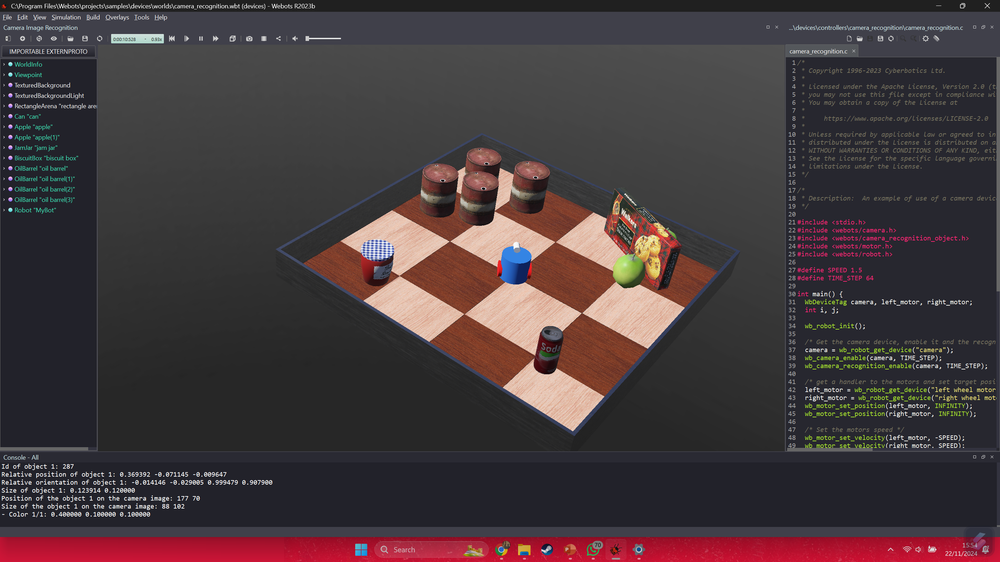
#> input picture week 9/camera_image_recognition.png, 1000 x 562 px, shrunk from 2880 x 1620 before the run, found by its file name
$ jupyter execute Arya_Putra_1103213099_week11.ipynb
#> lines starting #> are read from the running program, lines starting #| are printed output that depends on the picture; after the words box and inside, x2 and y2 are one past the last pixel; in counts of white or black regions, pixels touching at a corner belong together
[cell 1]
from google.colab import files
import cv2
import numpy as np
import matplotlib.pyplot as plt

# Unggah gambar
uploaded = files.upload()
#> the answer given: camera_image_recognition.png
filename = list(uploaded.keys())[0]

# Load gambar
image = cv2.imread(filename, cv2.IMREAD_GRAYSCALE)
#> image: shape (562, 1000); min 0, max 255, mean 60.9

# Deteksi tepi menggunakan Canny
edges = cv2.Canny(image, 50, 150)
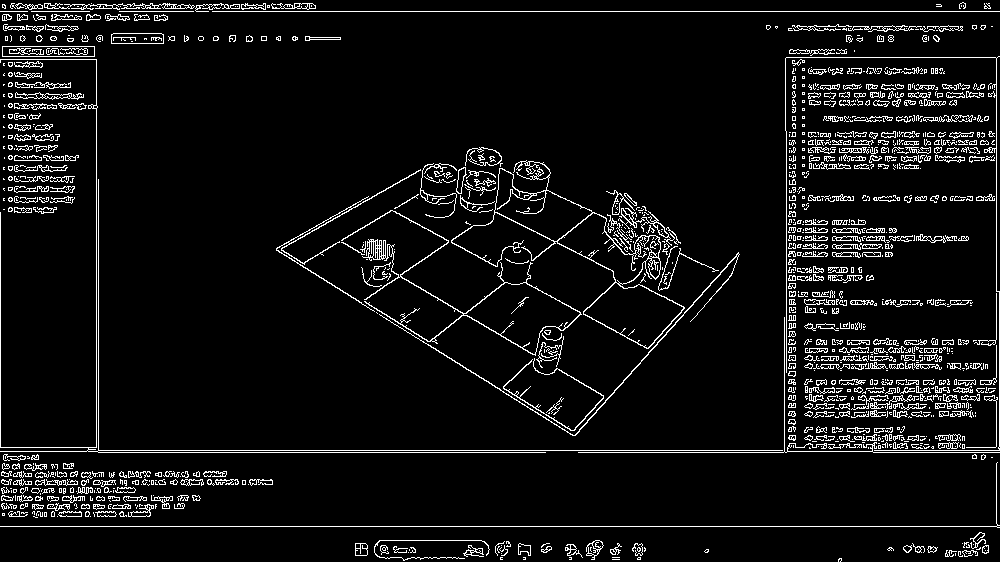
#> edges: shape (562, 1000); 6.6% white in thin lines or dots

# Deteksi garis menggunakan Hough Transform
lines = cv2.HoughLines(edges, 1, np.pi/180, 100)
#> lines = 1297 rows, first 8: [526, 1.57], [11, 1.57], [450, 1.57], [452, 1.57], [996, 0], [96, 0], [718, 0.733], [98, 0]

# Gambar garis pada gambar asli
output = cv2.cvtColor(image, cv2.COLOR_GRAY2BGR)
if lines is not None:
    for line in lines:
        rho, theta = line[0]
        a, b = np.cos(theta), np.sin(theta)
        x0, y0 = a * rho, b * rho
        x1, y1 = int(x0 + 1000 * (-b)), int(y0 + 1000 * a)
        x2, y2 = int(x0 - 1000 * (-b)), int(y0 - 1000 * a)
        cv2.line(output, (x1, y1), (x2, y2), (0, 255, 0), 2)
#> this loop made 1297 passes
#> (rho, theta, a, b, x0, y0, x1, y1) on passes 1 to 3: (526, 1.57, -4.37e-08, 1, -2.3e-05, 526, -1000, 525), (11, 1.57, -4.37e-08, 1, -4.81e-07, 11, -1000, 10), (450, 1.57, -4.37e-08, 1, -1.97e-05, 450, -1000, 449)

# Tampilkan hasil
plt.figure(figsize=(10, 5))
plt.subplot(1, 2, 1), plt.imshow(image, cmap='gray'), plt.title("Original Image")
plt.subplot(1, 2, 2), plt.imshow(cv2.cvtColor(output, cv2.COLOR_BGR2RGB)), plt.title("Detected Lines")
plt.show()

Kode di atas digunakan untuk mendeteksi garis pada gambar menggunakan algoritma *Canny Edge Detection* dan *Hough Transform*. Pertama, gambar diubah menjadi skala abu-abu untuk menyederhanakan pemrosesan, kemudian algoritma Canny digunakan untuk mendeteksi tepi-tepi pada gambar. Setelah tepi ditemukan, metode *Hough Transform* digunakan untuk mengidentifikasi garis berdasarkan pola tepi yang saling terhubung. Garis yang terdeteksi kemudian digambar pada gambar asli dengan warna hijau. Hasil akhirnya adalah visualisasi yang menunjukkan gambar asli di samping gambar dengan garis-garis terdeteksi, sehingga mempermudah pengamatan pola garis pada gambar tersebut.

[cell 2]
from google.colab import files
import cv2
import matplotlib.pyplot as plt

# Fungsi untuk memeriksa apakah template lebih kecil dari gambar utama
def validate_template_size(main_image, template):
    if template.shape[0] > main_image.shape[0] or template.shape[1] > main_image.shape[1]:
        raise ValueError("Template size must be smaller than the main image size!")

try:
    # Unggah gambar utama
    print("Upload main image:")
    main_image_file = files.upload()
#> the answer given: camera.wbt.png
    main_image_filename = list(main_image_file.keys())[0]

    # Unggah template
    print("Upload template image:")
    template_file = files.upload()
#> the answer given: camera.wbt.png
    template_filename = list(template_file.keys())[0]

    # Load gambar utama dan template
    main_image = cv2.imread(main_image_filename)  # Gambar berwarna
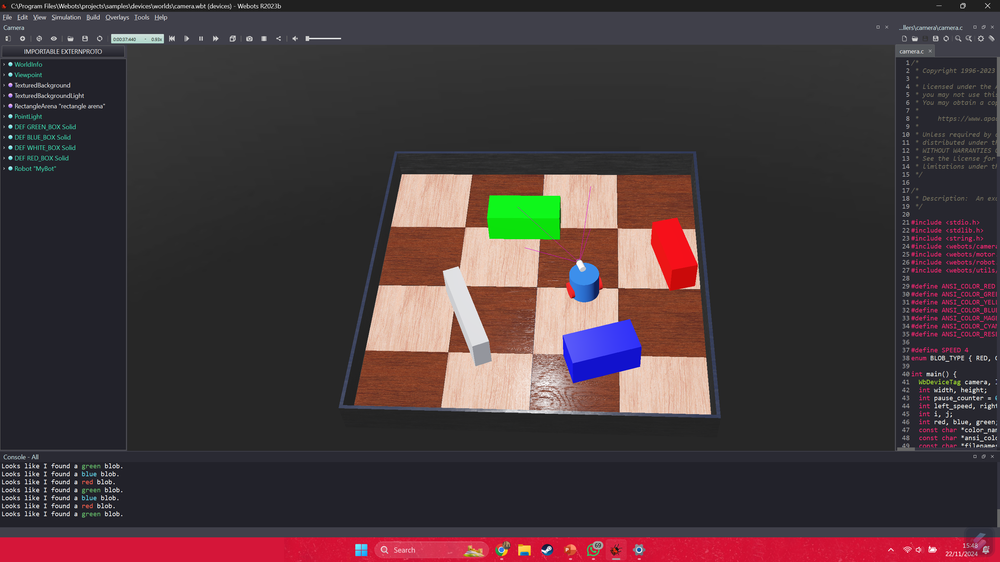
#> input picture week 9/camera.wbt.png, 1000 x 562 px, shrunk from 2879 x 1619 before the run, found by its file name
#> main_image is the input picture: shape (562, 1000, 3); mean B, G, R 59, 56.3, 69.7
    template = cv2.imread(template_filename, cv2.IMREAD_GRAYSCALE)  # Template tetap grayscale
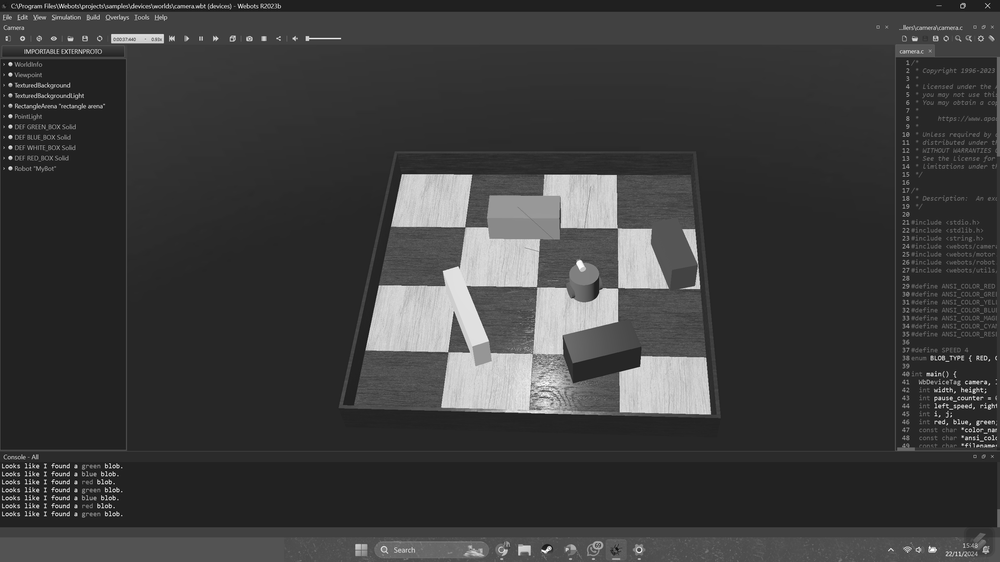
#> template: shape (562, 1000); min 0, max 255, mean 60.3

    # Validasi ukuran template
    validate_template_size(main_image, template)

    # Konversi gambar utama ke grayscale untuk template matching
    main_image_gray = cv2.cvtColor(main_image, cv2.COLOR_BGR2GRAY)

    # Lakukan Template Matching
    result = cv2.matchTemplate(main_image_gray, template, cv2.TM_CCOEFF_NORMED)
#> result = [1]
    min_val, max_val, min_loc, max_loc = cv2.minMaxLoc(result)
#> min_val = 1; max_val = 1; min_loc = (0, 0); max_loc = (0, 0)

    # Gambar kotak di sekitar area yang terdeteksi
    h, w = template.shape
#> h = 562; w = 1000
    top_left = max_loc
#> top_left = (0, 0)
    bottom_right = (top_left[0] + w, top_left[1] + h)
#> bottom_right = (1000, 562)

    # Salin gambar untuk output dan tambahkan kotak dan label
    output = main_image.copy()
    cv2.rectangle(output, top_left, bottom_right, (0, 255, 0), 2)  # Kotak hijau
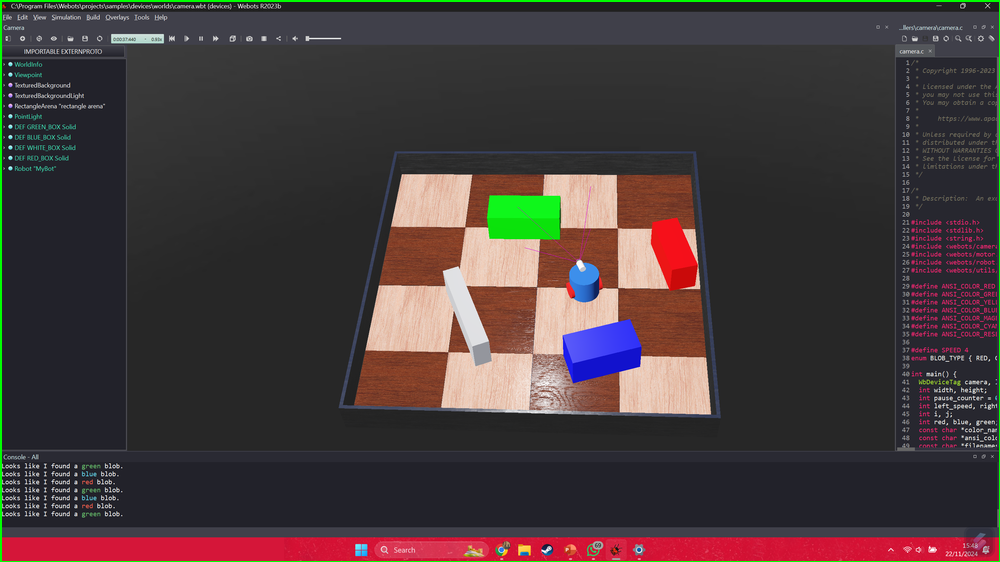
#> output: shape (562, 1000, 3); 0.83% of pixels changed, all inside (x1, y1, x2, y2) = (0, 0, 1000, 562)
    # Tambahkan kotak label di atas kotak deteksi
    label_top_left = (top_left[0], top_left[1] - 30)
#> label_top_left = (0, -30)
    label_bottom_right = (top_left[0] + 100, top_left[1])
#> label_bottom_right = (100, 0)
    cv2.rectangle(output, label_top_left, label_bottom_right, (0, 255, 0), -1)  # Kotak hijau solid untuk label
    cv2.putText(output, "Vas Bunga", (top_left[0] + 5, top_left[1] - 10), cv2.FONT_HERSHEY_SIMPLEX, 0.6, (255, 255, 255), 1)  # Teks putih di atas kotak label

    # Tampilkan hasil
    plt.figure(figsize=(10, 5))
    plt.subplot(1, 2, 1), plt.imshow(cv2.cvtColor(main_image, cv2.COLOR_BGR2RGB)), plt.title("Main Image")
    plt.subplot(1, 2, 2), plt.imshow(cv2.cvtColor(output, cv2.COLOR_BGR2RGB)), plt.title("Detected Area with Label")
    plt.show()

except ValueError as ve:
    print("Error:", ve)
except Exception as e:
    print("An unexpected error occurred:", e)

Kode di atas digunakan untuk menemukan bagian tertentu dari sebuah gambar utama yang mirip dengan gambar template menggunakan metode *Template Matching*. Pertama, gambar utama dan template diunggah, lalu gambar template diperiksa apakah ukurannya lebih kecil dari gambar utama agar proses pencocokan dapat berjalan. Gambar utama diubah ke format grayscale untuk mempermudah perhitungan, dan algoritma *cv2.matchTemplate* digunakan untuk mencari lokasi terbaik yang cocok dengan template. Setelah lokasi ditemukan, area yang sesuai di gambar utama diberi kotak hijau sebagai tanda, lengkap dengan label "Vas Bunga". Hasil akhirnya adalah visualisasi gambar utama dengan kotak hijau yang menunjukkan lokasi template, sehingga memudahkan identifikasi objek tertentu pada gambar.

[cell 3]
from google.colab import files
import cv2
import matplotlib.pyplot as plt

# Unggah gambar
uploaded = files.upload()
#> the answer given: camera.wbt.png
filename = list(uploaded.keys())[0]

# Load gambar
image = cv2.imread(filename)

# Buat Gaussian Pyramid
pyramid = [image]
for i in range(3):  # Buat 3 level pyramid
    image = cv2.pyrDown(image)
    pyramid.append(image)
#> after the loop, pyramid = 4 items

# Tampilkan setiap level
plt.figure(figsize=(15, 5))
for level, img in enumerate(pyramid):
    plt.subplot(1, len(pyramid), level + 1)
    plt.imshow(cv2.cvtColor(img, cv2.COLOR_BGR2RGB))
    plt.title(f'Level {level}')
    plt.axis('off')
#> this loop made 4 passes

plt.show()
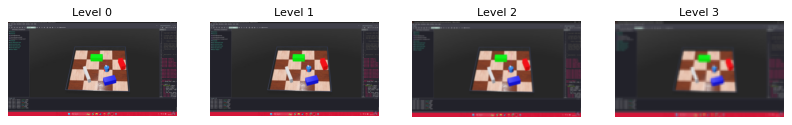
#> figure drawn by matplotlib, 4 panels

Kode di atas digunakan untuk membuat *Gaussian Pyramid*, sebuah teknik yang sering digunakan dalam pemrosesan gambar untuk menghasilkan versi gambar dengan resolusi lebih rendah secara bertahap. Proses dimulai dengan membaca gambar yang diunggah, kemudian membuat tiga level pyramid. Setiap level berikutnya dihasilkan dengan mengecilkan resolusi gambar dari level sebelumnya menggunakan fungsi *cv2.pyrDown*, yang menghaluskan gambar dan mengurangi ukurannya menjadi setengah dari dimensi awal. Hasil akhirnya adalah tampilan dari beberapa versi gambar dengan resolusi yang berbeda, memungkinkan analisis fitur pada berbagai skala, seperti untuk deteksi pola atau objek kecil dalam gambar.

[cell 4]
from google.colab import files
import cv2
import numpy as np
import matplotlib.pyplot as plt

# Unggah gambar
uploaded = files.upload()
#> the answer given: camera.wbt.png
filename = list(uploaded.keys())[0]

# Load gambar
image = cv2.imread(filename, cv2.IMREAD_COLOR)
gray = cv2.cvtColor(image, cv2.COLOR_BGR2GRAY)

# Deteksi lingkaran menggunakan Hough Transform
circles = cv2.HoughCircles(
    gray,
    cv2.HOUGH_GRADIENT,
    dp=1.2,
    minDist=50,  # Pastikan jarak antar lingkaran lebih besar
    param1=100,  # Threshold untuk Canny edge detection
    param2=50,   # Sensitivitas deteksi (naikkan jika terlalu banyak deteksi)
    minRadius=50,  # Ukuran radius minimal bola
    maxRadius=150  # Ukuran radius maksimal bola
)
#> circles = [[576.6, 282.6, 132.1], [510.6, 281.4, 130.8], [991.8, 229.8, 97.76], [971.4, 321, 77.48], [960.6, 382.2, 67.16], [949.8, 201, 60.56], [840.6, 354.6, 97.76], [953.4, 270.6, 51.32], [904.2, 149.4, 92.48]]

# Gambar lingkaran yang terdeteksi pada gambar asli
output = image.copy()
if circles is not None:
    circles = np.uint16(np.around(circles))
#> circles = [[577, 283, 132], [511, 281, 131], [992, 230, 98], [971, 321, 77], [961, 382, 67], [950, 201, 61], [841, 355, 98], [953, 271, 51], [904, 149, 92]]
    for circle in circles[0, :]:
        center = (circle[0], circle[1])  # Koordinat pusat lingkaran
        radius = circle[2]  # Radius lingkaran
        cv2.circle(output, center, radius, (0, 255, 0), 2)  # Gambar lingkaran
        cv2.circle(output, center, 2, (0, 0, 255), 3)  # Gambar pusat lingkaran
#> this loop made 9 passes
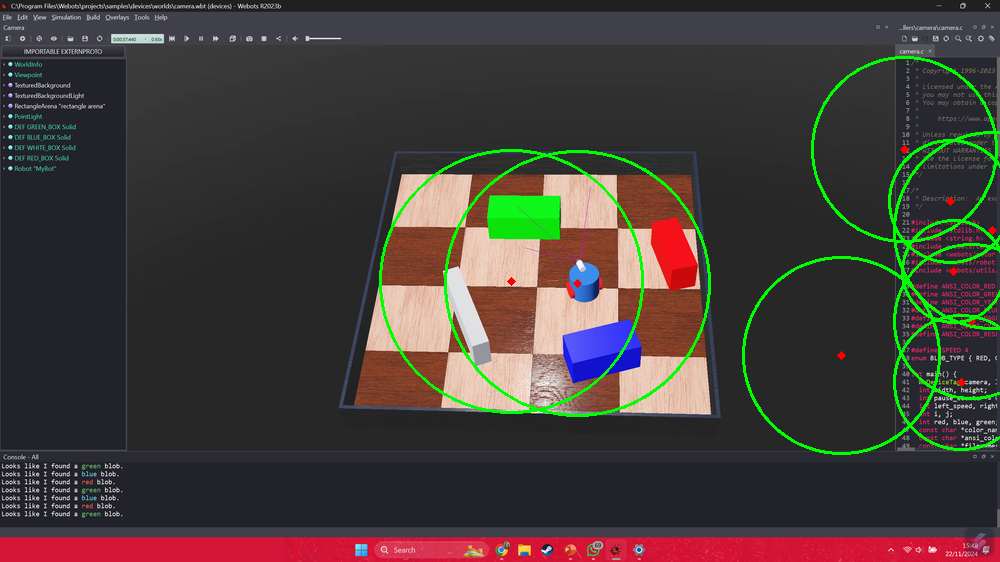
#> output: shape (562, 1000, 3); 2.29% of pixels changed, all inside (x1, y1, x2, y2) = (379, 56, 1000, 455)

# Tampilkan hasil
plt.figure(figsize=(10, 5))
plt.subplot(1, 2, 1), plt.imshow(cv2.cvtColor(image, cv2.COLOR_BGR2RGB)), plt.title("Original Image")
plt.subplot(1, 2, 2), plt.imshow(cv2.cvtColor(output, cv2.COLOR_BGR2RGB)), plt.title("Detected Circles")
plt.show()

Kode di atas digunakan untuk mendeteksi lingkaran pada sebuah gambar menggunakan metode *Hough Circle Transform*. Gambar pertama-tama dikonversi ke skala abu-abu untuk menyederhanakan pemrosesan. Kemudian, algoritma *cv2.HoughCircles* mencari lingkaran berdasarkan tepi-tepi gambar yang dideteksi. Parameter seperti sensitivitas, jarak antar lingkaran, dan ukuran radius minimum dan maksimum diatur untuk memastikan hasil deteksi sesuai. Lingkaran yang terdeteksi digambar pada gambar asli menggunakan warna hijau untuk lingkaran dan warna merah untuk pusatnya. Hasil akhirnya adalah visualisasi gambar dengan lingkaran yang terdeteksi, yang berguna untuk aplikasi seperti pengenalan objek berbentuk lingkaran, misalnya bola atau koin.

[cell 5]
from google.colab import files
import cv2
import matplotlib.pyplot as plt
import numpy as np
from sklearn.cluster import KMeans

# Unggah gambar
uploaded = files.upload()
#> the answer given: camera.wbt.png
filename = list(uploaded.keys())[0]

# Load gambar
image = cv2.imread(filename)
image = cv2.cvtColor(image, cv2.COLOR_BGR2RGB)  # Konversi ke format RGB
#> image: shape (562, 1000, 3)
reshaped_image = image.reshape((-1, 3))  # Ubah menjadi array 2D (pixel x warna)

# K-Means Clustering untuk menemukan warna dominan
k = 5  # Jumlah cluster warna
kmeans = KMeans(n_clusters=k)
kmeans.fit(reshaped_image)

# Ekstrak warna dominan
dominant_colors = kmeans.cluster_centers_
dominant_colors = np.uint8(dominant_colors)

# Tampilkan warna dominan
plt.figure(figsize=(10, 5))
for i, color in enumerate(dominant_colors):
    plt.subplot(1, k, i + 1)
    plt.imshow([[color / 255]])  # Normalisasi ke rentang 0-1 untuk plt
    plt.axis('off')
    plt.title(f"Color {i+1}")
plt.show()

Kode di atas digunakan untuk menemukan dan menampilkan warna-warna dominan dalam sebuah gambar menggunakan algoritma *K-Means Clustering*. Gambar pertama-tama diubah menjadi format RGB dan direstruktur menjadi array 2D, di mana setiap piksel direpresentasikan oleh nilai warna merah, hijau, dan biru (RGB). Dengan algoritma *K-Means*, piksel-piksel ini dikelompokkan ke dalam 5 cluster (dalam contoh ini), yang mewakili warna-warna dominan di gambar tersebut. Warna dominan dari setiap cluster kemudian diekstrak dan ditampilkan sebagai kotak warna. Hasil ini berguna untuk analisis warna, seperti dalam desain, pemrosesan gambar, atau pengenalan pola warna.

[cell 6]
from google.colab import files
import cv2
import matplotlib.pyplot as plt

# Unggah gambar
uploaded = files.upload()
#> the answer given: camera.wbt.png
filename = list(uploaded.keys())[0]

# Load gambar
image = cv2.imread(filename)
gray = cv2.cvtColor(image, cv2.COLOR_BGR2GRAY)

# Gaussian Blur untuk mengurangi noise
blurred = cv2.GaussianBlur(gray, (7, 7), 0)

# Adaptive Threshold untuk pencahayaan tidak merata
threshold = cv2.adaptiveThreshold(
    blurred, 255, cv2.ADAPTIVE_THRESH_GAUSSIAN_C, cv2.THRESH_BINARY, 11, 2
)
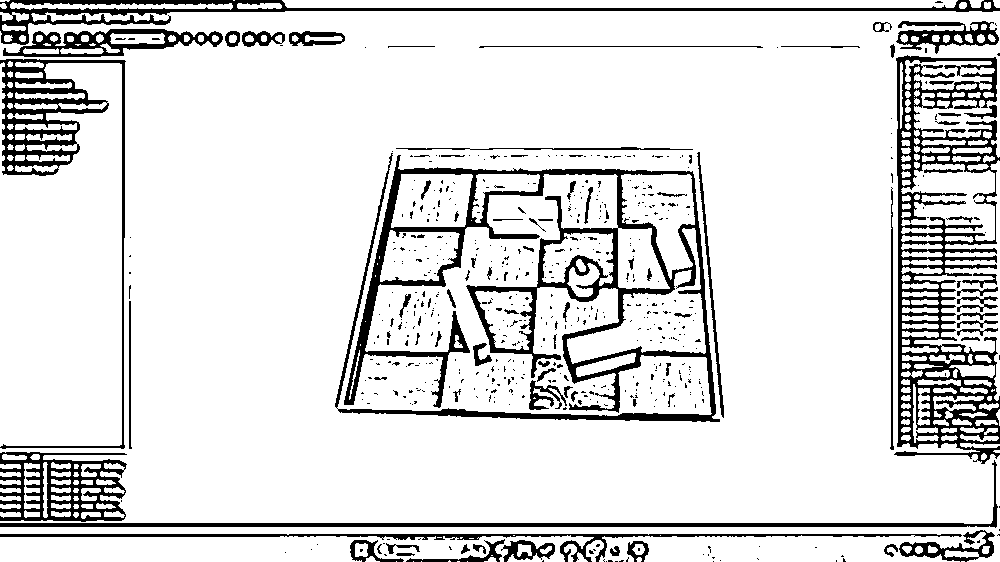
#> threshold: shape (562, 1000); 87% white; 568 black regions (480 under 20 px), largest, box (x1, y1, x2, y2) and area: (335, 153, 720, 422) 17814, (894, 55, 1000, 464) 15408, (0, 59, 126, 449) 6105

# Deteksi tepi menggunakan Canny
edges = cv2.Canny(threshold, 50, 150)
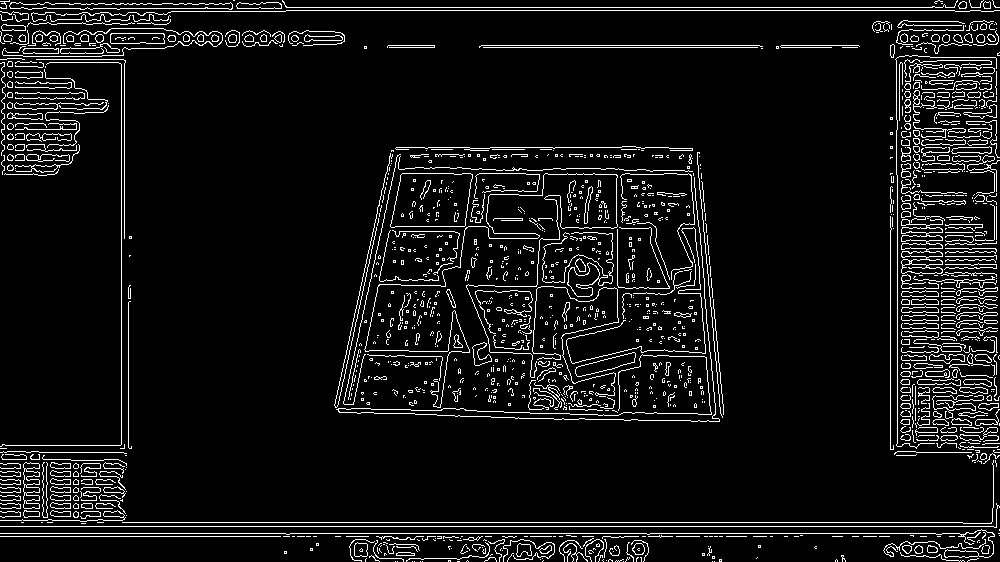
#> edges: shape (562, 1000); 7.2% white in thin lines or dots

# Temukan kontur
contours, _ = cv2.findContours(edges, cv2.RETR_EXTERNAL, cv2.CHAIN_APPROX_SIMPLE)
#> contours = 1299 contours, 1162 with area under 20; largest, box (x1, y1, x2, y2) and area: (390, 173, 473, 228) 3836, (901, 219, 943, 274) 1280, (9, 2, 233, 10) 1030, (542, 232, 614, 297) 624, (575, 352, 636, 377) 608

# Filter kontur besar berdasarkan area
filtered_contours = [cnt for cnt in contours if cv2.contourArea(cnt) > 500]  # Fokus pada objek besar
#> filtered_contours = 6 contours; box (x1, y1, x2, y2) and area: (390, 173, 473, 228) 3836, (901, 219, 943, 274) 1280, (9, 2, 233, 10) 1030, (542, 232, 614, 297) 624, (575, 352, 636, 377) 608, (110, 33, 165, 44) 530

# Periksa apakah kontur ditemukan
if len(filtered_contours) > 0:
    # Gambar kontur pada gambar asli
    output = image.copy()
    cv2.drawContours(output, filtered_contours, -1, (0, 255, 0), 2)
#> output: shape (562, 1000, 3); 1.16% of pixels changed, all inside (x1, y1, x2, y2) = (8, 1, 944, 378)

    # Tampilkan hasil
    plt.figure(figsize=(10, 5))
    plt.subplot(1, 2, 1), plt.imshow(cv2.cvtColor(image, cv2.COLOR_BGR2RGB)), plt.title("Original Image")
    plt.subplot(1, 2, 2), plt.imshow(cv2.cvtColor(output, cv2.COLOR_BGR2RGB)), plt.title("Detected Contours")
    plt.show()
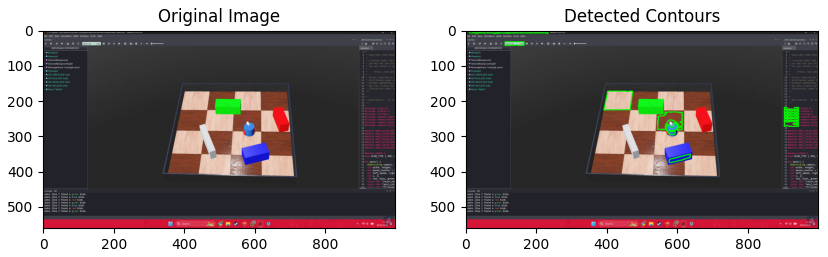
#> figure drawn by matplotlib, 2 panels
else:
    print("No contours detected. Try adjusting the threshold or area filter parameters.")
